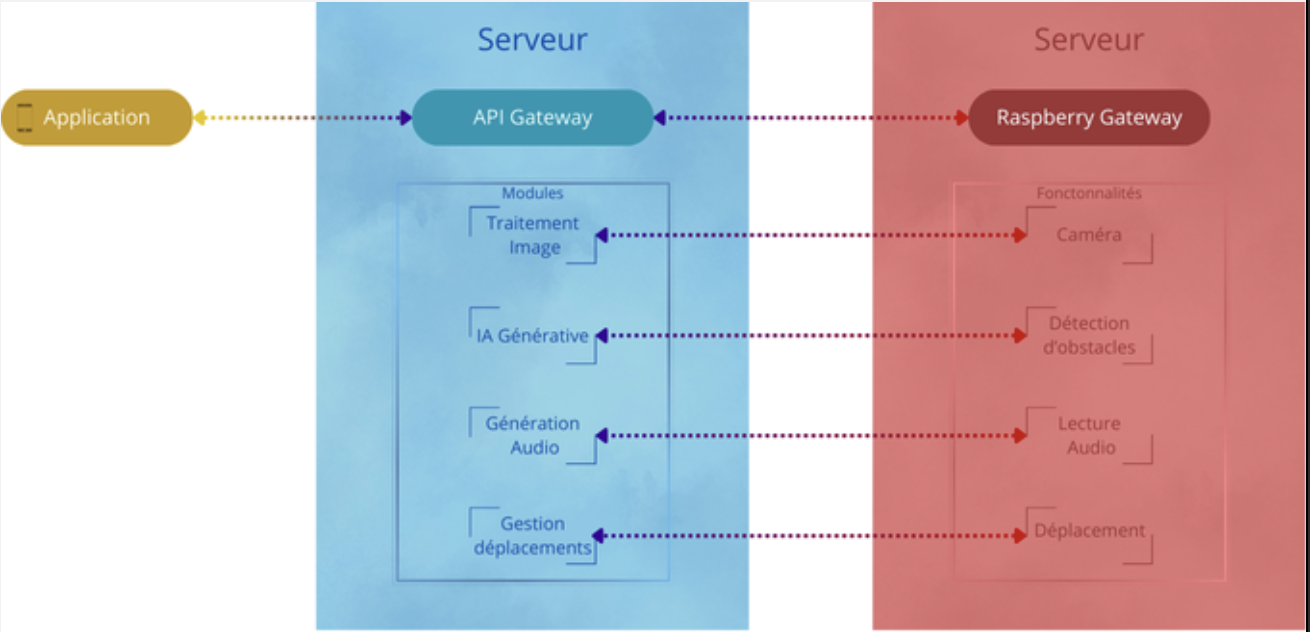
#> input picture images/Server.png, 1310 x 632 px
$ python face_recognition.py ../../../images/Server.png
#> lines starting #> are read from the running program, lines starting #| are printed output that depends on the picture
import cv2
import numpy as np
import sys
import json
import os

def load_face_cascade():
    """Load OpenCV face detection cascade"""
    try:
        # Try to load the face cascade
        face_cascade = cv2.CascadeClassifier(cv2.data.haarcascades + 'haarcascade_frontalface_default.xml')
        return face_cascade
    except Exception as e:
        print(f"Error loading face cascade: {e}", file=sys.stderr)
        return None

def detect_faces(image, face_cascade):
    """Detect faces in the image"""
    try:
        # Convert to grayscale for face detection
        gray = cv2.cvtColor(image, cv2.COLOR_BGR2GRAY)

        # Detect faces
        faces = face_cascade.detectMultiScale(
            gray,
            scaleFactor=1.1,
            minNeighbors=5,
            minSize=(30, 30)
        )

        return faces
    except Exception as e:
        print(f"Error detecting faces: {e}", file=sys.stderr)
        return []

# [21 lines left out: function extract_face_features, not called in this run]

def load_known_faces():
    """Load known faces from data file"""
    try:
        data_dir = os.path.join(os.path.dirname(__file__), '..', 'data')
        faces_file = os.path.join(data_dir, 'faces.json')

        if os.path.exists(faces_file):
            with open(faces_file, 'r') as f:
                return json.load(f)
        else:
            return {}
    except Exception as e:
        print(f"Error loading known faces: {e}", file=sys.stderr)
        return {}

# [21 lines left out: function compare_faces, not called in this run]

def recognize_faces(image, faces, known_faces, threshold=0.6):
    """Recognize faces against known database"""
    recognized_people = []
    unknown_count = 0

    for face_rect in faces:
        features = extract_face_features(image, face_rect)
        if features is None:
            unknown_count += 1
            continue

        best_match = None
        best_score = 0.0

        # Compare against all known faces
        for name, face_data in known_faces.items():
            if 'encoding' in face_data:
                score = compare_faces(features, face_data['encoding'])
                if score > best_score and score > threshold:
                    best_score = score
                    best_match = name

        if best_match:
            recognized_people.append({
                'name': best_match,
                'confidence': best_score,
                'position': face_rect.tolist()
            })
        else:
            unknown_count += 1

    return recognized_people, unknown_count

def detect_basic_emotions(image, faces):
    """Basic emotion detection using simple heuristics"""
    emotions = []

    for i, face_rect in enumerate(faces):
        try:
            x, y, w, h = face_rect
            face_region = image[y:y+h, x:x+w]

            # Convert to grayscale
            face_gray = cv2.cvtColor(face_region, cv2.COLOR_BGR2GRAY)

            # Simple heuristic: analyze brightness and contrast
            mean_brightness = np.mean(face_gray)
            contrast = np.std(face_gray)

            # Very basic emotion estimation based on facial brightness/contrast
            if mean_brightness > 140 and contrast > 40:
                emotion = "happy"
                confidence = 0.6
            elif mean_brightness < 100:
                emotion = "sad"
                confidence = 0.5
            elif contrast > 50:
                emotion = "surprised"
                confidence = 0.5
            else:
                emotion = "neutral"
                confidence = 0.7

            emotions.append({
                'person': f'Person {i+1}',
                'emotion': emotion,
                'confidence': confidence,
                'position': face_rect.tolist()
            })

        except Exception as e:
            print(f"Error detecting emotion for face {i}: {e}", file=sys.stderr)
            emotions.append({
                'person': f'Person {i+1}',
                'emotion': 'unknown',
                'confidence': 0.0,
                'position': face_rect.tolist()
            })

    return emotions

def main():
    if len(sys.argv) != 2:
        print("Usage: python3 face_recognition.py <image_file>")
        sys.exit(1)

    image_path = sys.argv[1]

    try:
        # Load image
        image = cv2.imread(image_path)
#> image is the input picture: shape (632, 1310, 3); mean B, G, R 194.2, 186.7, 197.7
        if image is None:
            raise ValueError("Could not load image")

        # Load face detection model
        face_cascade = load_face_cascade()
        if face_cascade is None:
            raise ValueError("Could not load face detection model")

        # Detect faces
        faces = detect_faces(image, face_cascade)
#> in detect_faces, `gray = cv2.cvtColor(image, cv2.COLOR_BGR2GRAY)`:
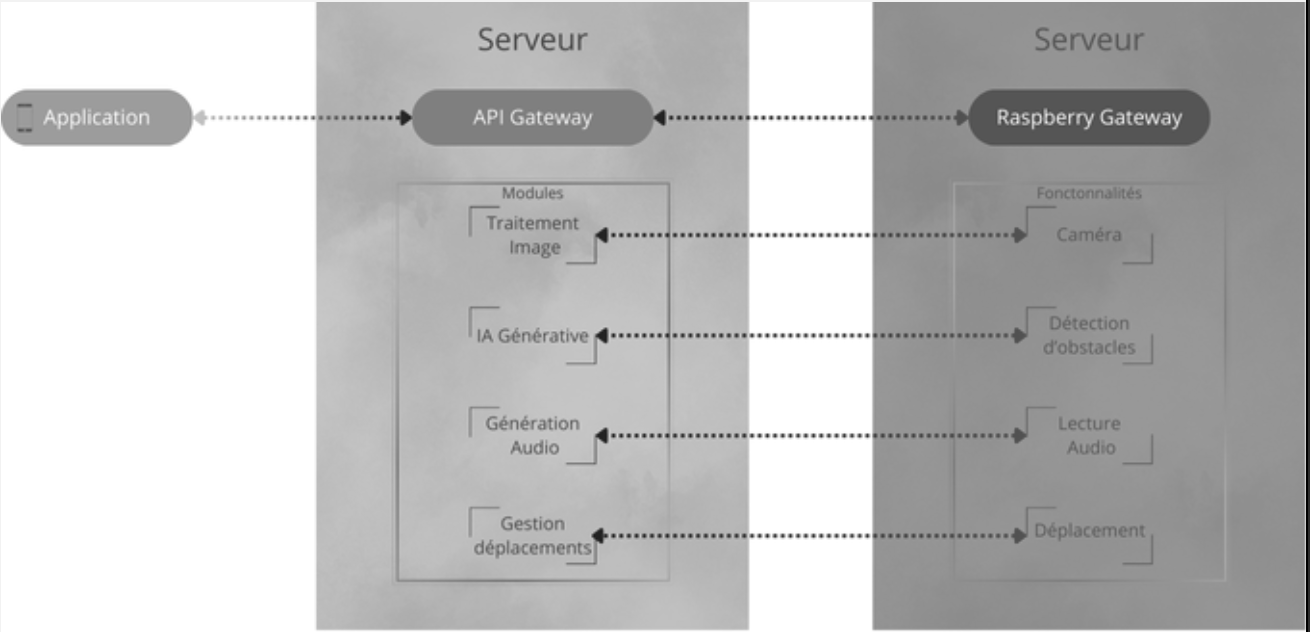
#> gray: shape (632, 1310); min 0, max 255, mean 190.8
#> in detect_faces, `faces = face_cascade.detectMultiScale( gray, scaleFactor=1.1, minNeigh..`: faces = ()
#> faces = ()

        # Load known faces database
        known_faces = load_known_faces()

        # Recognize faces
        recognized_people, unknown_count = recognize_faces(image, faces, known_faces)
#> after the loop in recognize_faces, `for face_rect in faces:`: recognized_people = []; unknown_count = 0
#> recognized_people = []; unknown_count = 0

        # Detect basic emotions
        emotions = detect_basic_emotions(image, faces)
#> after the loop in detect_basic_emotions, `for i, face_rect in enumerate(faces):`: emotions = []
#> emotions = []

        # Prepare result
        result = {
            'success': True,
            'total_faces': len(faces),
            'known_people': [person['name'] for person in recognized_people],
            'recognized_details': recognized_people,
            'unknown_people': unknown_count,
            'emotions': emotions,
            'face_positions': [face.tolist() for face in faces]
        }
#> result = {'success': True, 'total_faces': 0, 'known_people': [], 'recognized_details': [], 'unknown_people': 0, 'emotions': [], 'face_positions': []}

        print(json.dumps(result))
#| {"success": true, "total_faces": 0, "known_people": [], "recognized_details": [], "unknown_people": 0, "emotions": [], "face_positions": []}

    except Exception as e:
        error_result = {
            'success': False,
            'error': str(e),
            'total_faces': 0,
            'known_people': [],
            'recognized_details': [],
            'unknown_people': 0,
            'emotions': [],
            'face_positions': []
        }
        print(json.dumps(error_result))
        sys.exit(1)

if __name__ == "__main__":
    main()

$ run again, on images/app1.png
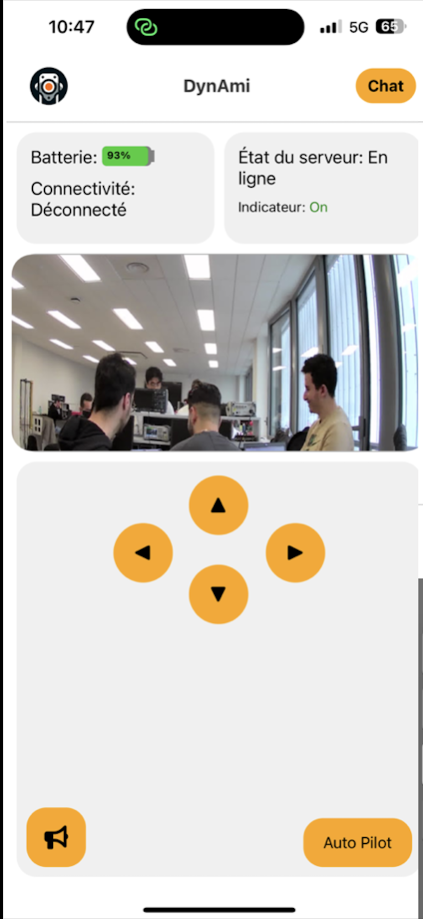
#> input picture images/app1.png, 846 x 1838 px (shown at 1/2 size)
#> in main, image is the input picture: shape (1838, 846, 3); mean B, G, R 203, 208.8, 212.3
#> in detect_faces, `gray = cv2.cvtColor(image, cv2.COLOR_BGR2GRAY)`:
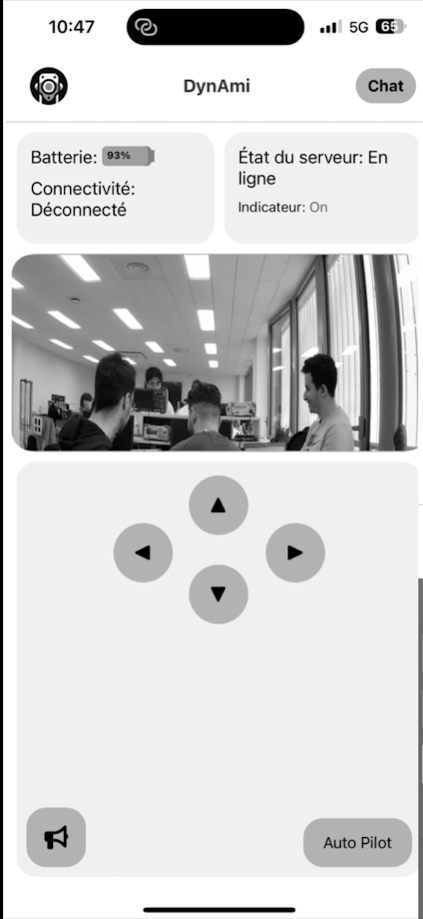
#> gray: shape (1838, 846) (shown at 1/2 size); min 0, max 255, mean 209.2
#> in detect_faces, `faces = face_cascade.detectMultiScale( gray, scaleFactor=1.1, minNeigh..`: faces = ()
#> after the loop in recognize_faces, `for face_rect in faces:`: recognized_people = []; unknown_count = 0
#> in main, `recognized_people, unknown_count = recognize_faces(image, faces, known..`: recognized_people = []; unknown_count = 0
#> after the loop in detect_basic_emotions, `for i, face_rect in enumerate(faces):`: emotions = []
#> result = {'success': True, 'total_faces': 0, 'known_people': [], 'recognized_details': [], 'unknown_people': 0, 'emotions': [], 'face_positions': []}
#| {"success": true, "total_faces": 0, "known_people": [], "recognized_details": [], "unknown_people": 0, "emotions": [], "face_positions": []}

$ run again, on images/app2.png
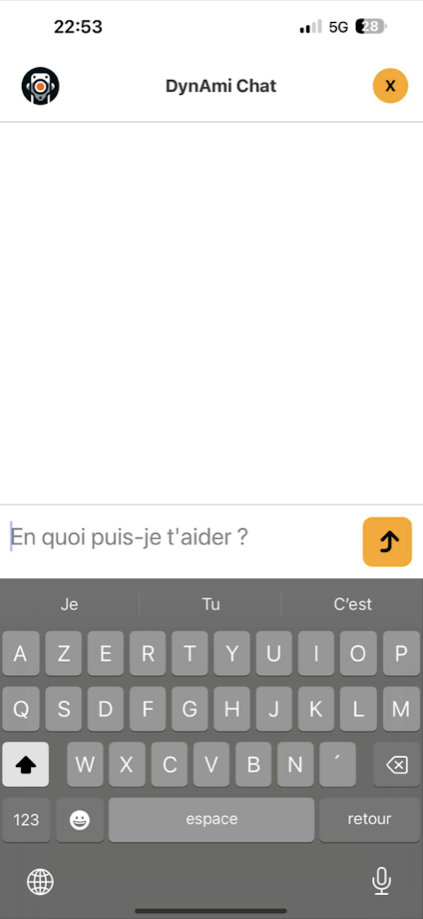
#> input picture images/app2.png, 846 x 1838 px (shown at 1/2 size)
#> in main, image is the input picture: shape (1838, 846, 3); mean B, G, R 203.7, 204.9, 205.4
#> in detect_faces, `faces = face_cascade.detectMultiScale( gray, scaleFactor=1.1, minNeigh..`: faces = [[130, 1604, 58, 58]]
#> the loop in recognize_faces, `for face_rect in faces:` made 1 pass
#> unknown_count on pass 1: 1
#> pass 1, in extract_face_features, `face_region = image[y:y+h, x:x+w]`:
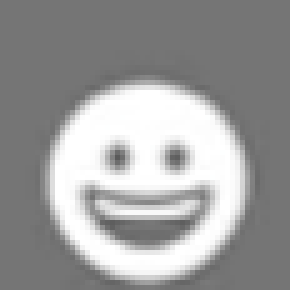
#> face_region: shape (58, 58, 3) (shown 5 times larger); mean B, G, R 156.8, 156.8, 156.8
#> pass 1, in extract_face_features, `face_resized = cv2.resize(face_gray, (100, 100))`:
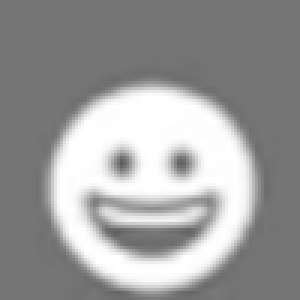
#> face_resized: shape (100, 100) (shown 3 times larger); min 92, max 255, mean 156.8
#> after the loop in recognize_faces, `for face_rect in faces:`: recognized_people = []; unknown_count = 1
#> in main, `recognized_people, unknown_count = recognize_faces(image, faces, known..`: recognized_people = []; unknown_count = 1
#> the loop in detect_basic_emotions, `for i, face_rect in enumerate(faces):` made 1 pass
#> (x, y, w, h, mean_brightness, contrast, emotion, confidence) on pass 1: (130, 1604, 58, 58, 156.8, 57.06, 'happy', 0.6)
#> after the loop in detect_basic_emotions, `for i, face_rect in enumerate(faces):`: emotions = 1 item
#> (printed output is left out)

$ run again, on images/overall_functionalities.png
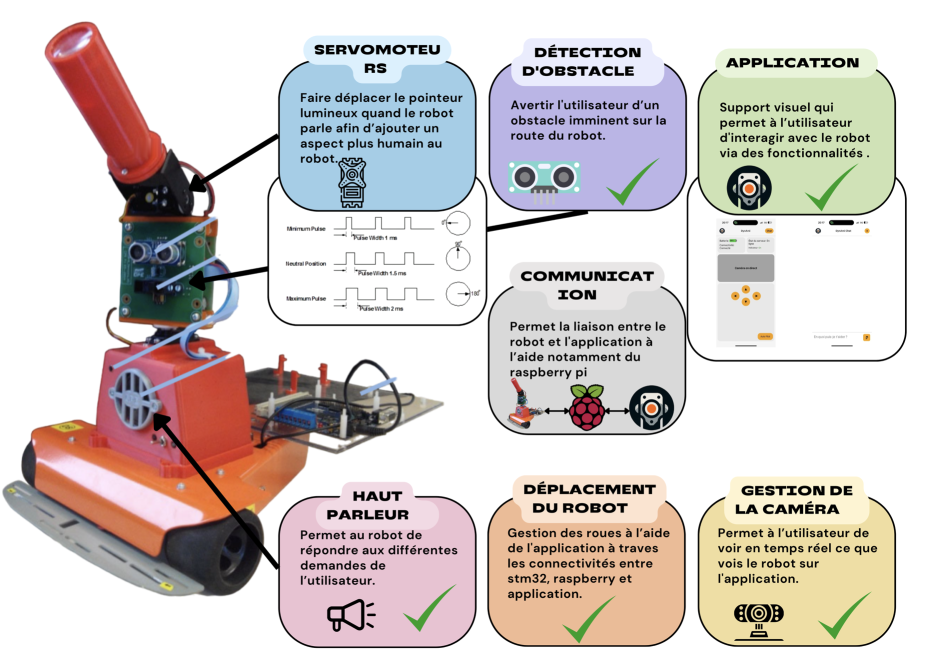
#> input picture images/overall_functionalities.png, 1894 x 1324 px (shown at 1/2 size)
#> in main, image is the input picture: shape (1324, 1894, 3); mean B, G, R 202.2, 205.2, 213
#> in detect_faces, `gray = cv2.cvtColor(image, cv2.COLOR_BGR2GRAY)`:
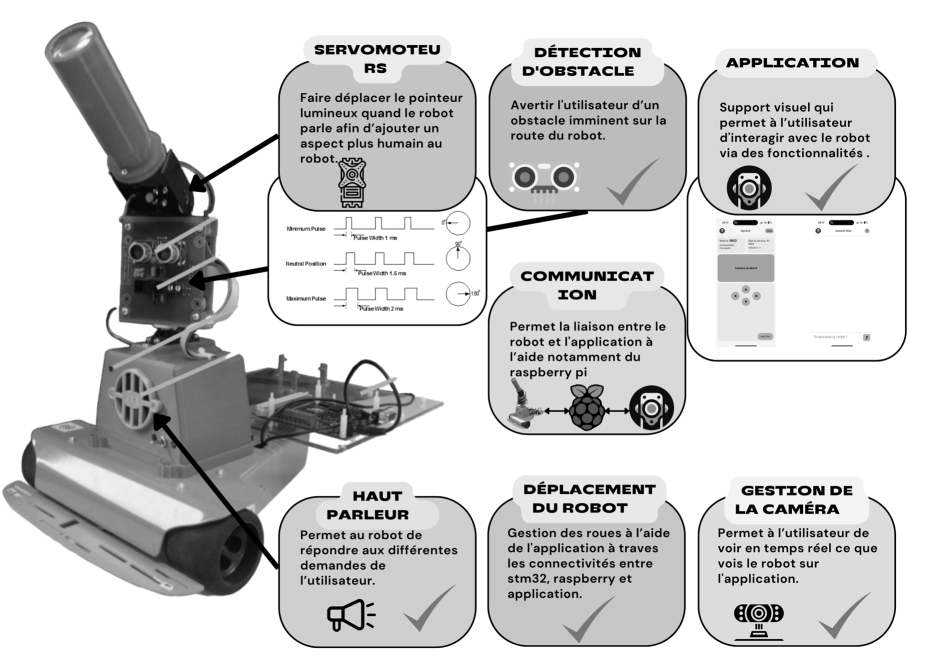
#> gray: shape (1324, 1894) (shown at 1/2 size); min 0, max 255, mean 207.2
#> in detect_faces, `faces = face_cascade.detectMultiScale( gray, scaleFactor=1.1, minNeigh..`: faces = [[1480, 378, 40, 40]]
#> the loop in recognize_faces, `for face_rect in faces:` made 1 pass
#> unknown_count on pass 1: 1
#> pass 1, in extract_face_features, `face_resized = cv2.resize(face_gray, (100, 100))`:
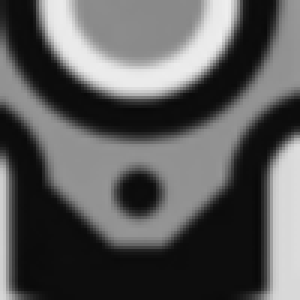
#> face_resized: shape (100, 100) (shown 3 times larger); min 9, max 238, mean 90.7
#> after the loop in recognize_faces, `for face_rect in faces:`: recognized_people = []; unknown_count = 1
#> in main, `recognized_people, unknown_count = recognize_faces(image, faces, known..`: recognized_people = []; unknown_count = 1
#> the loop in detect_basic_emotions, `for i, face_rect in enumerate(faces):` made 1 pass
#> (x, y, w, h, mean_brightness, contrast, emotion, confidence) on pass 1: (1480, 378, 40, 40, 90.8, 77.26, 'sad', 0.5)
#> after the loop in detect_basic_emotions, `for i, face_rect in enumerate(faces):`: emotions = 1 item
#> (printed output is left out)
